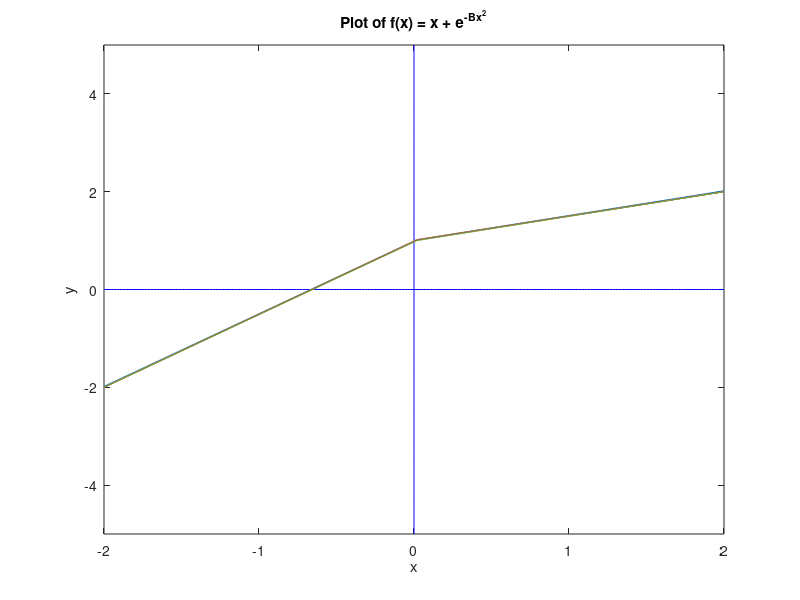

Write MATLAB code to recreate this figure.
% Jong Park (parkj6)
% Math 351 - Numerical Analysis
% HW 1

x = -2: 0.02: 2;
y = -5: 0.2: 5;
plot(x, zeros(size(x)), 'b', zeros(size(y)),y,'b')
axis([-2, 2, -5, 5])
title("Plot of f(x) = x + e^{-Bx^2}")
xlabel('x')
ylabel('y')
input = [1, 5, 10, 25, 50];         % Input
hold on
format long

maxiterations = length(input);

x = [-2, 0.02, 2];	% Vector of starting values

iters = x;						% Used to accumulate iterations
for k = 1 : maxiterations  
    B = input(k);
    y = x + exp(-B .* x .^ 2);                    % string variable
 %   f = 'x + exp(-B .* x .^ 2)';                    % string variable
 %   fprime = '1 - 2 .* B .* exp(-B .* x .^ 2) .* x';		% string variable     % 5 by default
    
 %	xnew = x - eval(f) ./ eval(fprime);
 %	iters = [iters; xnew];
 %  test = abs(xnew -x) ./ (abs(xnew)+eps);
 %	if max(test) < 10*eps, break, end;
 %	x = xnew;
    plot (x, y)
% plot (x, zeros(size(x)), zeros(size(y)), y)



end

iters;

